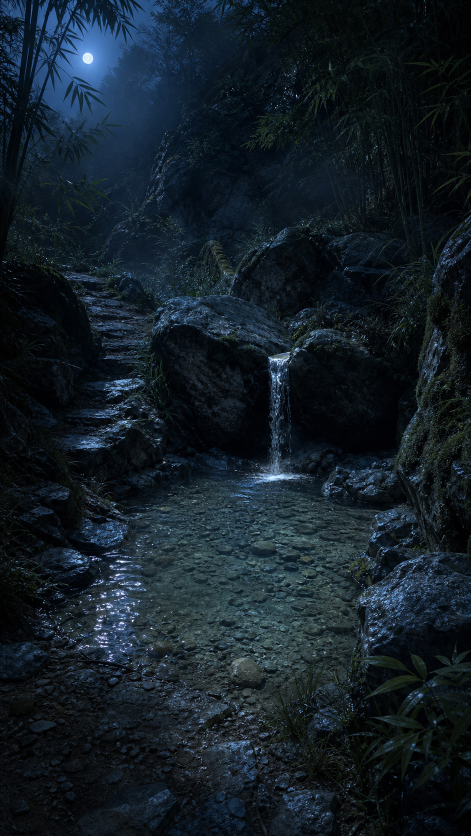
#> input picture 出图/共享/图片/定妆_后山山泉浅潭_side_right.png, 941 x 1672 px (shown at 1/2 size)
$ python -i style_attribution.py   (imports and definitions only)
#> lines starting #> are read from the running program, lines starting #| are printed output that depends on the picture
#!/usr/bin/env python3
"""风格归属佐证（⑤·选定风格 vs 实际渲染）——把 style_contract 选定的「风格名 + 风格禁忌」正面量到出图帧上对照。

**为什么**：`style_contract` 六字段（风格名/视觉基调/镜头与构图/光色策略/运动边界/风格禁忌）目前只有两类佐证——
  (a) **存在性**：image_preflight/image gate 缺六字段就 block；
  (b) **自洽性**：`tone_light_contract` 量色调暖冷、`shot_scale_contract` 量景别——比的是「相对一致 / 暖冷意图 vs 像素」。
**缺的是 (c) 正面「风格归属」**：这张图到底是不是你选的那个风格名、有没有踩「风格禁忌」（欧美脸漂移/插画化/
页游塑料盔甲/照片级毛孔）。选了「国漫写实」却整集漂成「插画设定图感」时，(a)(b) 都看不出来——色调可以自洽、
六字段可以写全，但风格归属错了。本模块补这一刀：以**风格锚图**（style_anchor，体现该风格该有的样子）为基准，
量本集出图帧的**风格指纹**（饱和度 / 明暗对比 / 线条边缘度）与锚对照，整集明显偏离=warn·人判。

设计上**保守**（与 tone_light_contract 同范式）：
  - 默认 **WARN·人判**（风格本就主观，宁可漏报不可误杀）；
  - 用**整集中位数**做主信号（单帧偏色不误判，整集指纹翻向才坐实）；
  - 未登记风格锚 → 优雅降级成「人判清单」（列风格名+禁忌逐图核对），不臆造、不硬拦；
  - 纯 Pillow（与 image_qc 像素机检同栈），**默认无依赖产线也能跑**；装了 VLM 后端可在上层升级成语义判定。

风格指纹三维（0–255 标度，可经 env 覆盖，应在真实渲染集按风格/后端标定）：
  N2D_STYLE_SAT_SCALE（饱和度偏离尺度，默认 55）· N2D_STYLE_CONTRAST_SCALE（对比偏离尺度，默认 65）·
  N2D_STYLE_EDGE_SCALE（线条边缘偏离尺度，默认 26）· N2D_STYLE_DEVIATION（判偏离的归一阈值，默认 1.0）。

用法：python3 style_attribution.py <作品根> <第N集> [--json]
"""
from __future__ import annotations

import argparse
import json
import os
import sys
from pathlib import Path
from typing import Any, Dict, List, Mapping, Optional, Sequence, Tuple


STYLE_ANCHOR_REGISTRY = Path("出图") / "共享" / "style_anchor_registry.json"
STYLE_ANCHOR_READY_STATUSES = {"ready", "approved", "selected", "selected_anchor", "style_anchor", "pass", "ok"}


def _envf(name: str, default: float) -> float:
    try:
        return float(os.environ.get(name, str(default)))
    except (TypeError, ValueError):
        return default


SAT_SCALE = _envf("N2D_STYLE_SAT_SCALE", 55.0)        # |Δ饱和度中位| 超此尺度算一个单位偏离
CONTRAST_SCALE = _envf("N2D_STYLE_CONTRAST_SCALE", 65.0)  # |Δ明暗对比(p90−p10)| 尺度
EDGE_SCALE = _envf("N2D_STYLE_EDGE_SCALE", 26.0)      # |Δ线条边缘度| 尺度（cel/插画线条硬 vs 写实渐变软）
DEVIATION_THRESHOLD = _envf("N2D_STYLE_DEVIATION", 1.0)   # 归一距离≥此值=整集偏离风格锚（warn）


# ── 纯函数（无依赖·可测） ──────────────────────────────────────────────────────

# [33 lines left out: functions parse_style_intent, _split_multi, not called in this run]


def _median(xs: Sequence[float]) -> Optional[float]:
    vals = sorted(float(x) for x in xs)
    n = len(vals)
    if n == 0:
        return None
    mid = n // 2
    return vals[mid] if n % 2 else (vals[mid - 1] + vals[mid]) / 2.0


def _percentile(xs: Sequence[float], q: float) -> Optional[float]:
    vals = sorted(float(x) for x in xs)
    if not vals:
        return None
    if len(vals) == 1:
        return vals[0]
    pos = q * (len(vals) - 1)
    lo = int(pos)
    hi = min(lo + 1, len(vals) - 1)
    frac = pos - lo
    return vals[lo] * (1 - frac) + vals[hi] * frac


# [81 lines left out: functions median_fingerprint, fingerprint_distance, _dominant_dim, style_findings, not called in this run]


# ── Pillow I/O（best-effort） ──────────────────────────────────────────────────

def measure_fingerprint(abspath: str) -> Optional[Dict[str, float]]:
    """读一帧 → 风格指纹 {sat: HSV-S中位, contrast: luma(p90−p10), edge: FIND_EDGES均值}；读不到→None。best-effort。"""
    try:
        from PIL import Image, ImageFilter  # type: ignore
        with Image.open(abspath) as im:
#> im is the input picture: PIL image 941x1672 RGB; mean R, G, B 19.8, 30.9, 39.4
            rgb = im.convert("RGB")
            rgb.thumbnail((96, 96))
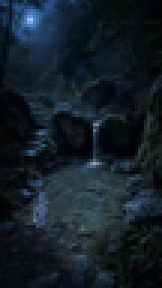
#> rgb: PIL image 54x96 RGB (shown 3 times larger); mean R, G, B 19.8, 30.9, 39.4
            sat_px = list(rgb.convert("HSV").getdata())
#> sat_px = 5184 items, first 6: (151, 176, 101), (150, 174, 98), (150, 180, 85), (150, 197, 49), (149, 184, 69), (150, 180, 85)
            gray = rgb.convert("L")
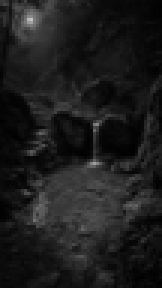
#> gray: PIL image 54x96 L (shown 3 times larger); min 0, max 195, mean 28.6
            luma_px = list(gray.getdata())
#> luma_px = 5184 values, max 195 at index 334, min 0 at index 2744, mean 28.56
            edge_px = list(gray.filter(ImageFilter.FIND_EDGES).getdata())
#> edge_px = 5184 values, max 255 at index 333, min 0 at index 57, mean 17.15
        if not sat_px or not luma_px:
            return None
        sat = _median([p[1] for p in sat_px])
#> in _median, `vals = sorted(float(x) for x in xs)`: vals = 5184 values from 0 to 255
#> in _median, `n = len(vals)`: n = 5184
#> in _median, `mid = n // 2`: mid = 2592
#> sat = 127
        p90, p10 = _percentile(luma_px, 0.9), _percentile(luma_px, 0.1)
#> in _percentile, `vals = sorted(float(x) for x in xs)`: vals = 5184 values from 0 to 195
#> in _percentile, `pos = q * (len(vals) - 1)`: pos = 4664.7
#> in _percentile, `lo = int(pos)`: lo = 4664
#> in _percentile, `hi = min(lo + 1, len(vals) - 1)`: hi = 4665
#> in _percentile, `frac = pos - lo`: frac = 0.7
#> p90 = 59; p10 = 7
        contrast = (p90 - p10) if (p90 is not None and p10 is not None) else None
#> contrast = 52
        edge = (sum(edge_px) / len(edge_px)) if edge_px else None
#> edge = 17.15
        if sat is None or contrast is None or edge is None:
            return None
        return {"sat": round(sat, 1), "contrast": round(contrast, 1), "edge": round(edge, 1)}
    except Exception:
        return None


# [149 lines left out: functions _load_style_contract, _load_style_anchor_registry, _registry_style_anchors, _resolve_anchor_status, analyze, main, not called in this run]


# [2 lines not run here, left out]

>>> result = measure_fingerprint('../../../出图/共享/图片/定妆_后山山泉浅潭_side_right.png')
#> result = {'sat': 127, 'contrast': 52, 'edge': 17.1}
